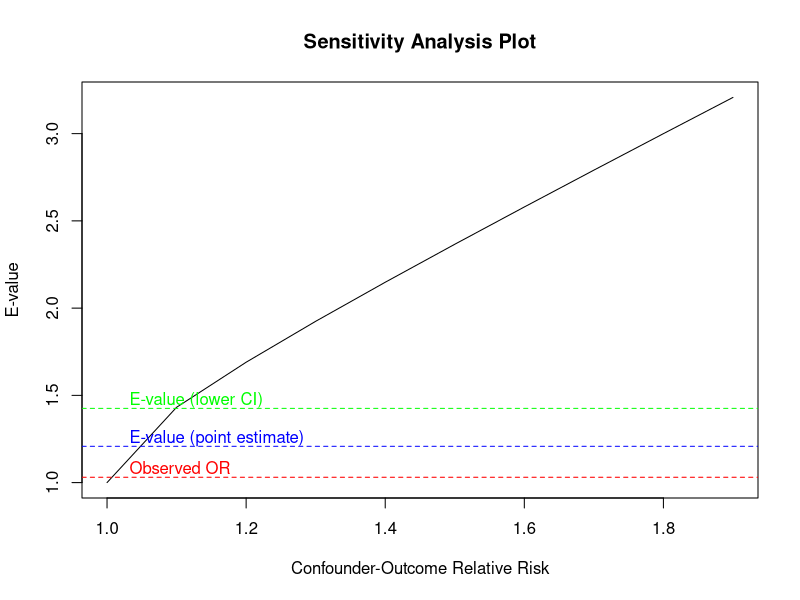

The R script that drew this image:

# Set seed for reproducibility
set.seed(123)

# Number of observations
n <- 500

# Generate synthetic data
data <- data.frame(
  comic_freq = sample(1:5, n, replace = TRUE), # 1: Rarely, 5: Very Frequently
  parents_edu = sample(c('Low', 'Medium', 'High'), n, replace = TRUE, prob = c(0.3, 0.4, 0.3)),
  homework_time = rnorm(n, mean = 2, sd = 0.5), # Hours per day
  higher_studies = sample(c(0, 1), n, replace = TRUE) # 0: No, 1: Yes
)

# Fit a logistic regression model
model <- glm(higher_studies ~ comic_freq + parents_edu + homework_time, 
             data = data, family = binomial)

# Print model summary
summary(model)

# Extract odds ratio and confidence interval for comic_freq
or <- exp(coef(model)["comic_freq"])
ci <- exp(confint(model)["comic_freq",])

# Print odds ratio and confidence interval
cat("Odds Ratio for comic_freq:", or, "\n")
cat("95% Confidence Interval:", ci[1], "-", ci[2], "\n")

# Calculate the prevalence of the outcome
outcome_prevalence <- mean(data$higher_studies)

# Function to calculate E-value
calculate_evalue <- function(estimate) {
  if (estimate < 1) estimate <- 1 / estimate
  return(estimate + sqrt(estimate * (estimate - 1)))
}

# Calculate E-values
evalue_point <- calculate_evalue(or)
evalue_lower <- calculate_evalue(ci[1])

# Print E-values
cat("E-value (point estimate):", evalue_point, "\n")
cat("E-value (lower confidence limit):", evalue_lower, "\n")

# Create data for plotting
conf_strengths <- seq(1, max(evalue_point, evalue_lower) + 0.5, by = 0.1)
bias_factors <- sapply(conf_strengths, function(x) x + sqrt(x * (x-1)))

# Plot
plot(conf_strengths, bias_factors, type = "l", 
     xlab = "Confounder-Outcome Relative Risk", 
     ylab = "E-value", 
     main = "Sensitivity Analysis Plot")

# Calculate a suitable x-position for text
x_pos <- min(conf_strengths) + (max(conf_strengths) - min(conf_strengths)) * 0.02

# Calculate y-axis offset (adjust this value as needed)
y_offset <- (max(bias_factors) - min(bias_factors)) * 0.02

abline(h = or, col = "red", lty = 2)
text(x_pos, or + y_offset, "Observed OR", pos = 4, col = "red", adj = 0)

abline(h = evalue_point, col = "blue", lty = 2)
text(x_pos, evalue_point + y_offset, "E-value (point estimate)", pos = 4, col = "blue", adj = 0)

abline(h = evalue_lower, col = "green", lty = 2)
text(x_pos, evalue_lower + y_offset, "E-value (lower CI)", pos = 4, col = "green", adj = 0)